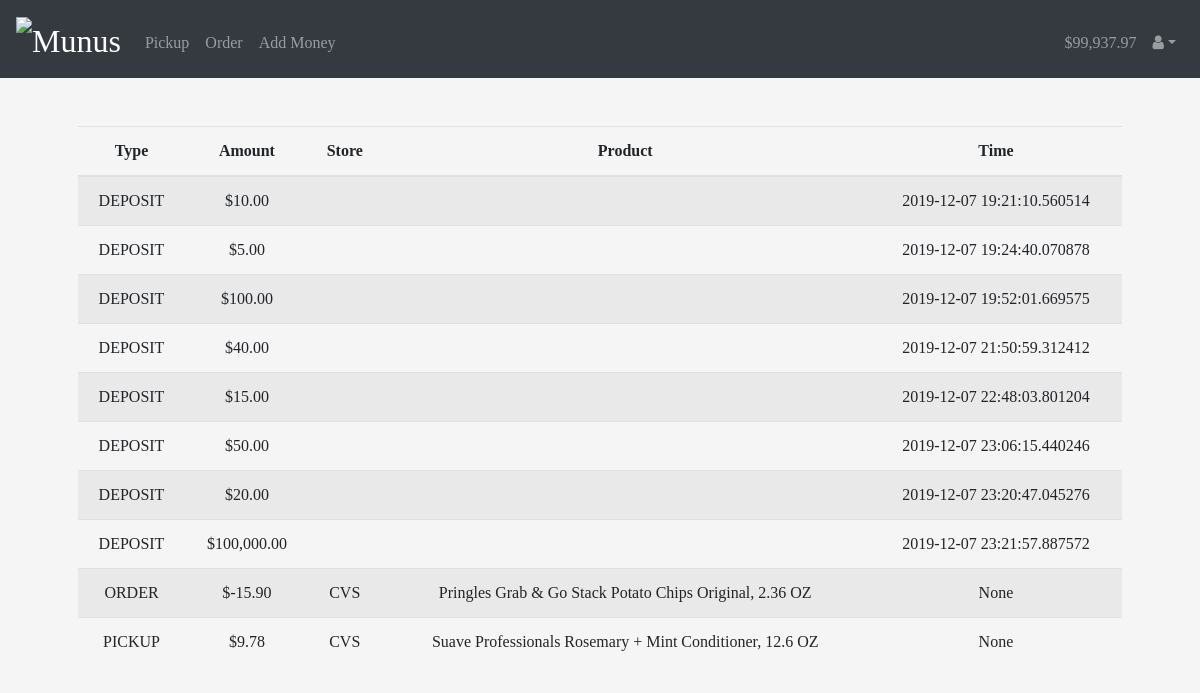
Page /history (signed in) on the committed database.
### tables this page shows
CREATE TABLE history(user_id INTEGER, type TEXT, product_id INTEGER, amount INTEGER, timestamp TIME);

CREATE TABLE products(store varchar(255), name varchar(255), price int, id INTEGER, UNIQUE (name));

### app.py (the view)
@app.route("/history")
@login_required
def history():
    statement = "SELECT type, product_id, amount, timestamp FROM history WHERE user_id={0}".format(session["user_id"])
    rows = db.execute(statement).fetchall()
    returns = []
    for row in rows:
        ret = [] # type, amt, store, productname
        ret.append(row[0].upper())
        ret.append('$'+format(row[2], ',.2f'))
        if row[0] not in ['deposit', 'withdrawal']:
            statement = "SELECT store FROM products WHERE id = {0}".format(row[1])
            ret.append(db.execute(statement).fetchone()[0])
            statement = "SELECT name FROM products WHERE id = {0}".format(row[1])
            ret.append(db.execute(statement).fetchone()[0])
        else:
            ret.append('')
            ret.append('')
        ret.append(row[3])
        returns.append(ret)
    if len(returns) == 0:
        return render_template("history.html", rows = 0, balance = session['balance'])
    return render_template("history.html", rows=returns, balance=session['balance'])

### app.py (called while the page is built)
@app.after_request
def after_request(response):
    response.headers["Cache-Control"] = "no-cache, no-store, must-revalidate"
    response.headers["Expires"] = 0
    response.headers["Pragma"] = "no-cache"
    return response

### helpers.py (called while the page is built)
def login_required(f):
    @wraps(f)
    def decorated_function(*args, **kwargs):
        if session.get("user_id") is None:
            return redirect("/login")
        return f(*args, **kwargs)
    return decorated_function

### templates/history.html (shortened to what this page needs)
{% extends "layout.html" %}
{% block main %}
{% if rows != 0 %}
      <table class="table table-striped">
          <thead>
              <tr>
                  <b><th>Type</th></b>
                  <th>Amount</th>
                  <th>Store</th>
                  <th>Product</th>
                  <th>Time</th>
              </tr>
          </thead>
          <tbody>
              {% for row in rows %}
                  <tr>
                      <td>{{row[0]}}</td>
                      <td>{{row[1]}}</td>
                      <td>{{row[2]}}</td>
                      <td>{{row[3]}}</td>
                      <td>{{row[4]}}</td>
                  </tr>
              {% endfor %}
          </tbody>
      </table>
  {% else %}
      <h3>No transaction history yet</h3>
      <h4><a href = '/order'>Let's get some orders in!</a></h4>
  {% endif %}
{% endblock %}

### static/styles.css (style rules this page uses)
body { background-color: whitesmoke; font-family: "Georgia", Times, serif; }

### rows in the picture
history: type "DEPOSIT", row "$10.00", timestamp "2019-12-07 19:21:10.560514"
history: type "DEPOSIT", amount "$5.00", timestamp "2019-12-07 19:24:40.070878"
history: type "DEPOSIT", amount "$100.00", timestamp "2019-12-07 19:52:01.669575"
history: type "DEPOSIT", amount "$40.00", timestamp "2019-12-07 21:50:59.312412"
history: type "DEPOSIT", amount "$15.00", timestamp "2019-12-07 22:48:03.801204"
history: type "DEPOSIT", amount "$50.00", timestamp "2019-12-07 23:06:15.440246"
history: type "DEPOSIT", amount "$20.00", timestamp "2019-12-07 23:20:47.045276"
history: type "DEPOSIT", amount "$100,000.00", timestamp "2019-12-07 23:21:57.887572"
history: type "ORDER", amount "$-15.90", store "CVS", name "Pringles Grab & Go Stack Potato Chips Original, 2.36 OZ", row "None"
history: type "PICKUP", amount "$9.78", store "CVS", name "Suave Professionals Rosemary + Mint Conditioner, 12.6 OZ", row "None"

### other values in the picture
{{ balance }} "$99,937.97"
